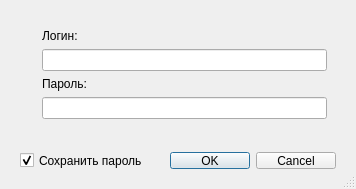
<?xml version="1.0" encoding="UTF-8"?>
<ui version="4.0">
 <class>frmLogin</class>
 <widget class="QDialog" name="frmLogin">
  <property name="geometry">
   <rect>
    <x>0</x>
    <y>0</y>
    <width>356</width>
    <height>168</height>
   </rect>
  </property>
  <property name="windowTitle">
   <string>Авторизация</string>
  </property>
  <property name="windowIcon">
   <iconset resource="../novelty_assistant.qrc">
    <normaloff>:/images/pass_64.ico</normaloff>:/images/pass_64.ico</iconset>
  </property>
  <property name="sizeGripEnabled">
   <bool>true</bool>
  </property>
  <property name="modal">
   <bool>true</bool>
  </property>
  <layout class="QVBoxLayout" name="verticalLayout">
   <item>
    <widget class="QWidget" name="widget" native="true">
     <layout class="QHBoxLayout" name="horizontalLayout_2">
      <item>
       <widget class="QLabel" name="label">
        <property name="maximumSize">
         <size>
          <width>65</width>
          <height>16777215</height>
         </size>
        </property>
        <property name="text">
         <string/>
        </property>
        <property name="pixmap">
         <pixmap resource="../novelty_assistant.qrc">:/images/pass_64.ico</pixmap>
        </property>
       </widget>
      </item>
      <item>
       <widget class="QWidget" name="widget" native="true">
        <layout class="QVBoxLayout" name="verticalLayout_2">
         <item>
          <spacer name="verticalSpacer_2">
           <property name="orientation">
            <enum>Qt::Vertical</enum>
           </property>
           <property name="sizeHint" stdset="0">
            <size>
             <width>20</width>
             <height>40</height>
            </size>
           </property>
          </spacer>
         </item>
         <item>
          <widget class="QLabel" name="label_2">
           <property name="maximumSize">
            <size>
             <width>16777215</width>
             <height>16777215</height>
            </size>
           </property>
           <property name="text">
            <string>Логин:</string>
           </property>
          </widget>
         </item>
         <item>
          <widget class="QLineEdit" name="txtLogin"/>
         </item>
         <item>
          <widget class="QLabel" name="label_3">
           <property name="text">
            <string>Пароль:</string>
           </property>
          </widget>
         </item>
         <item>
          <widget class="QLineEdit" name="txtPass">
           <property name="echoMode">
            <enum>QLineEdit::Password</enum>
           </property>
          </widget>
         </item>
         <item>
          <spacer name="verticalSpacer">
           <property name="orientation">
            <enum>Qt::Vertical</enum>
           </property>
           <property name="sizeHint" stdset="0">
            <size>
             <width>20</width>
             <height>40</height>
            </size>
           </property>
          </spacer>
         </item>
        </layout>
       </widget>
      </item>
     </layout>
    </widget>
   </item>
   <item>
    <widget class="QWidget" name="widget" native="true">
     <property name="maximumSize">
      <size>
       <width>16777215</width>
       <height>35</height>
      </size>
     </property>
     <layout class="QHBoxLayout" name="horizontalLayout">
      <item>
       <widget class="QCheckBox" name="chkSavePass">
        <property name="text">
         <string>Сохранить пароль</string>
        </property>
        <property name="checked">
         <bool>true</bool>
        </property>
       </widget>
      </item>
      <item>
       <widget class="QDialogButtonBox" name="buttonBox">
        <property name="standardButtons">
         <set>QDialogButtonBox::Cancel|QDialogButtonBox::Ok</set>
        </property>
       </widget>
      </item>
     </layout>
    </widget>
   </item>
  </layout>
 </widget>
 <resources>
  <include location="../novelty_assistant.qrc"/>
 </resources>
 <connections/>
</ui>
